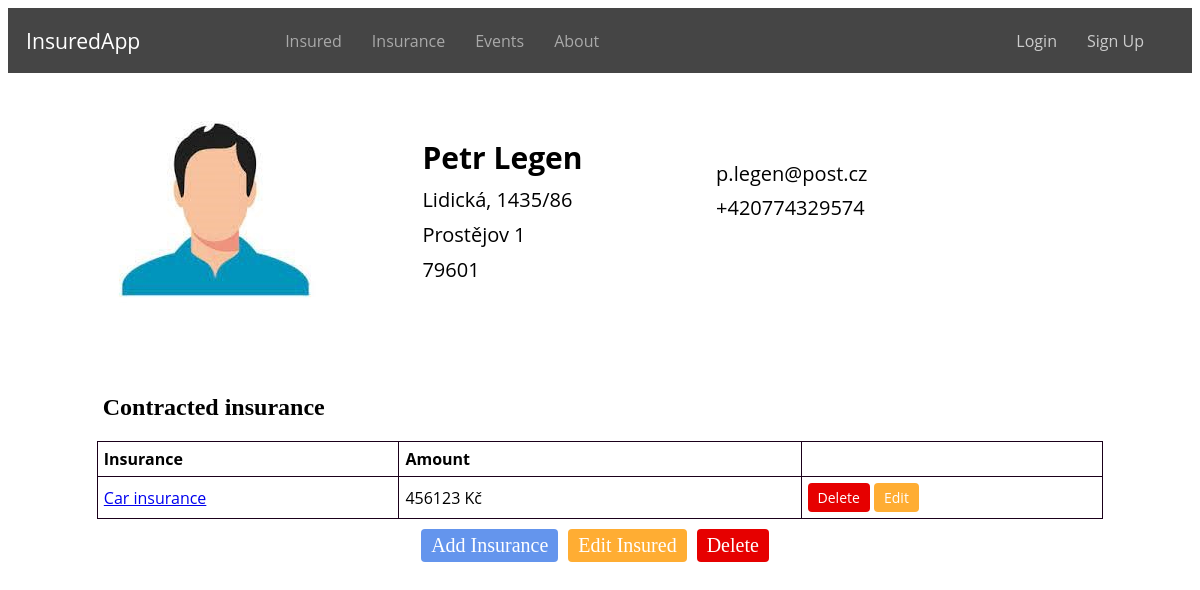
Page /insured/6/ on the earlier database version.
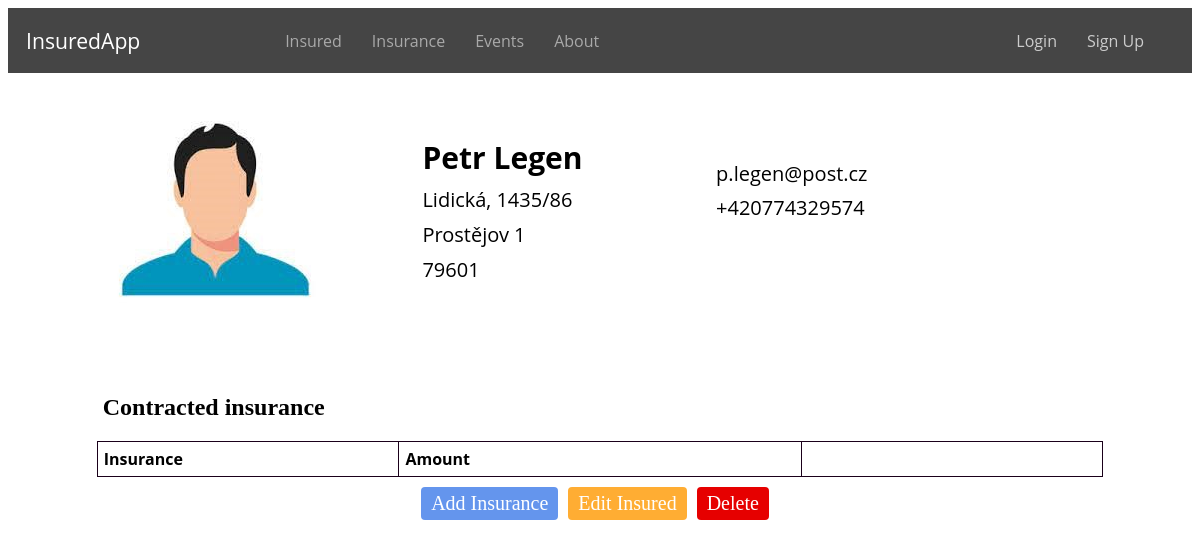
Same page on the later database version.
### evidence/models.py (models this page shows, shortened)
class Insured(models.Model):
    user = models.ForeignKey(User, on_delete=models.CASCADE, related_name='insured', null=True)
    ROLE_CHOICES = (
        ('insurer', 'Insurer'),
        ('insured', 'Insured'),
    )
    first_name = models.CharField(max_length=100)
    profile_photo = models.ImageField(upload_to='profile_photos', blank=True, null=True)
    last_name = models.CharField(max_length=100)
    email = models.EmailField()
    role = models.CharField(max_length=10, choices=ROLE_CHOICES, null=True)
    street = models.CharField(max_length=100)
    city = models.CharField(max_length=64)
    zipcode = models.IntegerField()
    phone = models.CharField(max_length=16)
    class Meta:
        ordering = ['id']

class Insurance(models.Model):
    INSURANCE_TYPE = (
        ('home', 'Home insurance'),
        ('car', 'Car insurance'),
        ('property', 'Property insurance'),
    )
    insurance = models.ManyToManyField(Insured, related_name='insurance')
    type = models.CharField(max_length=32, choices=INSURANCE_TYPE)
    subject = models.CharField(max_length=32)
    amount = models.IntegerField()
    valid_from = models.DateField()
    valid_until = models.DateField()
    class Meta:
        ordering = ['id']

### evidence/views.py (the view)
# urls.py: path('insured/<int:insured_id>/', views.insured_detail, name='insured_detail'),
def insured_detail(request, insured_id):
    insured = get_object_or_404(Insured, pk=insured_id)
    return render(request, 'insured_detail.html', {'insured': insured, 'insured_id': insured_id})

### evidence/templates/insured_detail.html (shortened to what this page needs)
{% extends 'base.html' %}
{% load static %}
{% block content %}
    <div class="insured-info">
        <div class="thumbnail">
            {% if insured.profile_photo %}
                <img src="{{ insured.profile_photo.url }}" alt="Thumbnail">
            {% else %}
                <img src="{% static 'evidence/default_thumbnail.jpg' %}" alt="Default Thumbnail">
            {% endif %}
        </div>
        <div class="personal-info">
            <p class="name">{{ insured.first_name }} {{ insured.last_name }}</p>
            <p>{{ insured.street }}</p>
            <p>{{ insured.city }}</p>
            <p>{{ insured.zipcode }}</p>
        </div>
        <div class="contact-info">
            <p>{{ insured.email }}</p>
            <p>{{ insured.phone }}</p>
        </div>
    </div>
    <div class="insured-policies">
        <h2 class="insured-h">Contracted insurance</h2>
        <table class="policies-table">
            <thead>
                <tr>
                    <th>Insurance</th>
                    <th>Amount</th>
                    <th></th>
                </tr>
            </thead>
            <tbody>
            {% for policy in insured.insurance.all %}
                <tr>
                    <td><a href="{% url 'insurance_detail' insurance_id=policy.id %}">{{ policy.get_type_display }}</a></td>
                    <td>{{ policy.amount }} Kč</td>
                  <td>
                        <a href="{% url 'delete_insurance' insurance_id=policy.id %}" class="button button-delete" onclick="return confirm('Are you sure you want to delete this insurance?')">Delete</a>
                        <a href="{% url 'edit_insurance' insurance_id=policy.id %}" class="button button-edit">Edit</a>
                    </td>
                </tr>
            {% endfor %}
            </tbody>
        </table>
    </div>
    <div class="main-buttons">
        <a href="{% url 'add_insurance' insured_id=insured.id %}" class="button button-add">Add Insurance</a>
        <a href="{% url 'edit_insured' insured.id %}" class="button button-edit">Edit Insured</a>
        <a href="{% url 'delete_insured' insured.id %}" class="button button-delete" onclick="return confirm('Are you sure you want to delete this insured?')">Delete</a>
    </div>
{% endblock %}

### evidence/templates/base.html (shortened to what this page needs)
<!DOCTYPE html>
<html>
{% load static %}
<head>
    <link href="{% static 'css/style.css' %}" rel="stylesheet">
</head>
<body>
    <div class="navbar">
        <div class="navbar-logo">
            <a href="/" class="navbar-logo">InsuredApp</a>
        </div>
        <div class="navbar-links">
            <a href="/insured/" {% if request.path == '/insured/' %}class="active"{% endif %}>Insured</a>
            <a href="/insurances/" {% if request.path == '/insurances/' %}class="active"{% endif %}>Insurance</a>
            <a href="/insurance_events/" {% if request.path == '/insurance_events/' %}class="active"{% endif %}>Events</a>
            <a href="/about/" {% if request.path == '/about/' %}class="active"{% endif %}>About</a>
        </div>
        <div class="navbar-login">
            {% if user.is_authenticated %}
                <span>{{ user.username }}</span>
                <a href="/logout/">Logout</a>
            {% else %}
                <a href="/login/">Login</a>
                <a href="/signup/">Sign Up</a>
            {% endif %}
        </div>
    </div>
    <div class="content">
        {% block content %}{% endblock %}
    </div>
</body>
</html>

### static/css/style.css (style rules this page uses)
.navbar { color: #fff; background-color: #454545; padding: 18px; display: flex; align-items: center; justify-content: space-between; font-family: 'Open Sans', sans-serif; }
.navbar-links { display: flex; align-items: center; }
.navbar a { color: #ccc; text-decoration: none; margin-right: 30px; }
.navbar-logo { color: #fff !important; font-size: 115% ; margin-right: 10%; }
.navbar-links a { color: #A9A9A9; text-decoration: none; margin-right: 30px; }
.navbar-login { display: flex; align-items: center; margin-left: auto; }
.insured-h, .insurances-h, .insured-events-h { margin-top: 5%; margin-left: 8%; }
.button { display: inline-block; padding: 5px 10px; color: #fff; text-decoration: none; font-size: 14px; border-radius: 4px; }
.button-add { background-color: #6495ED; }
.button-edit { background-color: #ffad33; }
.button-delete { background-color: #e60000; }
.main-buttons { display: flex; justify-content: center; margin-top: 10px; }
.main-buttons .button { margin-right: 10px; font-size: 20px; }
.insured-table, .policies-table, .insurances-table, .insured-events-table { width: 85%; margin-top: 20px; margin-left: auto; margin-right: auto; border-collapse: collapse; font-family: 'Open Sans', sans-serif; }
.insured-table th, .insured-table td, .policies-table th, .policies-table td, .insurances-table th, .insurances-table td, .insured-events-table th, .insured-events-table td { padding: 6px; border: 1px solid #1a001a; }
.policies-table th:nth-child(2), .policies-table td:nth-child(2) { width: 40%; }
.policies-table th:nth-child(1), .policies-table td:nth-child(1), .policies-table th:nth-child(3), .policies-table td:nth-child(3) { width: 30%; }
.insured-table th, .policies-table th { text-align: left; }
.insured-info { display: flex; align-items: flex-start; margin-top: 20px; font-family: 'Open Sans', sans-serif; }
.thumbnail { margin: 1% 0 0 8%; }
.personal-info { margin: 3% 0 0 8%; font-size: 20px; }
.personal-info p { margin: 5% 0; }
.contact-info { margin: 5% 0 0 10%; font-size: 20px; }
.contact-info p { margin: 5% 0 0 10%; }
.name { font-size: 1.5em; font-weight: bold; margin-bottom: 10px; }

Differences in the rows shown:
removed Insurance: type "Car insurance", amount "456123"
